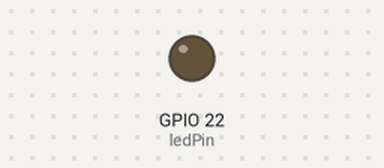
Recording of a sketch running on a simulated ESP32. Shown: output pins drawn as LEDs (lit = HIGH).

Above: at 0.05 s.
At 3.5 s:
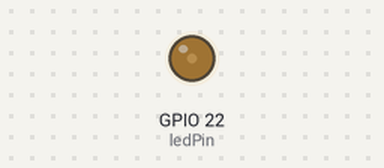
At 7.0 s:
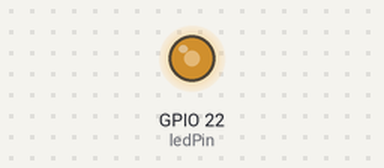
At 14.0 s:
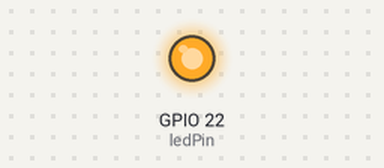
Timing chart, 0 to 18.2 s (numbered marks = the images above):
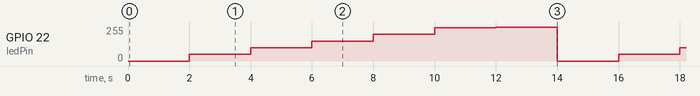

Measured:
- by itself, GPIO 22 (ledPin): repeats every 14.0 s: 100/255 2.0 s, 149/255 2.0 s, 199/255 2.0 s, 249/255 2.0 s, 255/255 2.0 s, 0/255 2.0 s, 50/255 2.0 s

The sketch:

led2_pwm.ino
```cpp
const int ledPin = 22;
const int pwmFreq = 5000;      // Hz
const int pwmResolution = 8;   // bits (0–255)

void setup() {
  ledcAttach(ledPin, pwmFreq, pwmResolution);
}

void loop() {
  ledcWrite(ledPin, 0);
  delay(2000);

  ledcWrite(ledPin, 50);
  delay(2000);

  ledcWrite(ledPin, 100);
  delay(2000);

  ledcWrite(ledPin, 150);
  delay(2000);

  ledcWrite(ledPin, 200);
  delay(2000);

  ledcWrite(ledPin, 250);
  delay(2000);

  ledcWrite(ledPin, 255);
  delay(2000);
}
```
